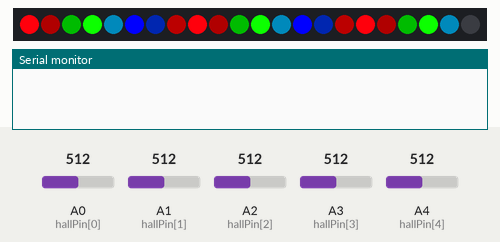
Bench run of a sketch on a simulated Arduino Uno, built with avr-gcc and run on an emulated ATmega328P. Shown: 22 RGB LEDs in strip order, left to right, the last lines printed to the serial monitor. Inputs (shaded band) come from the test bench; at power-on: A3 (hallPin[3]) = 512, A4 (hallPin[4]) = 512, A0 (hallPin[0]) = 512, A1 (hallPin[1]) = 512, A2 (hallPin[2]) = 512.

Above: at 5.2 s.
5.3 s: A3 (hallPin[3]) set to 544
At 10.12 s:
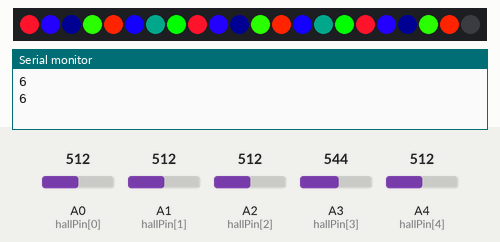
11.8 s: A4 (hallPin[4]) set to 716
At 15.26 s:
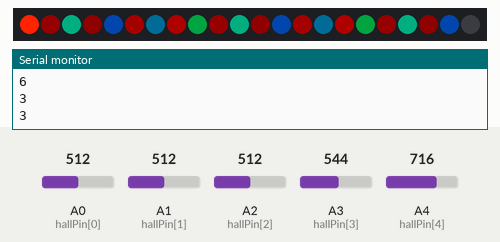
17.1 s: A4 (hallPin[4]) set to 306
At 20.8 s:
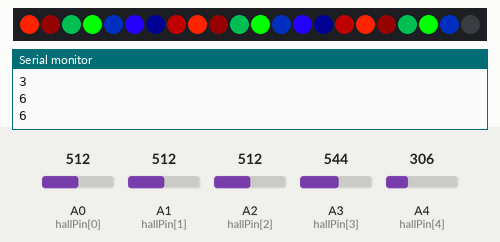
26.9 s: A4 (hallPin[4]) set to 992
At 28.71 s:
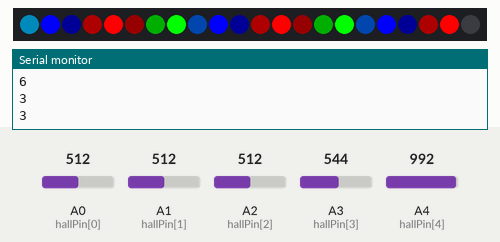

Measured:
- the behaviour switches between 525 and 526 on A3 (hallPin[3]) (found by bisection; images 0 and 1)
- after the input at 5.3 s, the LEDs: first change after 3.8 s (image 1 shows a later state)

The sketch:

ArduinoHallEffect.ino
```cpp
const byte hallPin[] = { A0, A1, A2, A3, A4 };  // AH3503 sensor connected to A0 5volt and ground
const int offset = 512;                         // calibrate zero
const float span = 0.3617;                      // calibrate A/D > mT
float value;
int pin = -1;
#include <FastLED.h>

#define NUM_LEDS 22
#define DATA_PIN 6
#define SEED 42

CRGB leds[NUM_LEDS];

void setup() {
  Serial.begin(9600);
  FastLED.addLeds<NEOPIXEL, DATA_PIN>(leds, NUM_LEDS);
  randomSeed(SEED);
}
int r6[] = { 255, 0, 255, 0, 255, 255, 0, 0, 0, 255, 255, 0, 0, 255, 0, 255 };
int g4[] = { 0, 52, 19, 21, 0, 35, 38, 40, 20, 38, 33, 0, 55, 19, 52, 0 };
int b4[] = { 0, 0, 42, 52, 35, 0, 15, 82, 82, 35, 0, 65, 75, 10, 0, 12 };
int wr[] = { 0, 0, 0, 0, 0, 0, 0, 0, 0, 0, 0, 0, 0, 0, 0, 0 };
void setLed(int L, int R, int G, int B, int W) {
  switch ((L + 1) % 3) {
    case 1:
      switch (L + 1) {
        case 1:
          leds[0].r = R;
          FastLED.show();
          leds[0].g = G;
          FastLED.show();
          leds[0].b = B;
          FastLED.show();
          leds[1].g = W;
          FastLED.show();
          break;
        case 4:
          leds[4].r = R;
          FastLED.show();
          leds[4].g = G;
          FastLED.show();
          leds[4].b = B;
          FastLED.show();
          leds[5].g = W;
          FastLED.show();
          break;
        case 7:
          leds[8].r = R;
          FastLED.show();
          leds[8].g = G;
          FastLED.show();
          leds[8].b = B;
          FastLED.show();
          leds[9].g = W;
          FastLED.show();
          break;
        case 10:
          leds[12].r = R;
          FastLED.show();
          leds[12].g = G;
          FastLED.show();
          leds[12].b = B;
          FastLED.show();
          leds[13].g = W;
          FastLED.show();
          break;
        case 13:
          leds[16].r = R;
          FastLED.show();
          leds[16].g = G;
          FastLED.show();
          leds[16].b = B;
          FastLED.show();
          leds[17].g = W;
          FastLED.show();
          break;
        case 16:
          leds[20].r = R;
          FastLED.show();
          leds[20].g = G;
          FastLED.show();
          leds[20].b = B;
          FastLED.show();
          leds[21].g = W;
          FastLED.show();
          break;
      }
      break;
    case 2:
      switch (L + 1) {
        case 2:
          leds[1].r = G;
          FastLED.show();
          leds[1].b = R;
          FastLED.show();
          leds[2].r = W;
          FastLED.show();
          leds[2].g = B;
          FastLED.show();
          break;
        case 5:
          leds[5].b = R;
          FastLED.show();
          leds[5].r = G;
          FastLED.show();
          leds[6].g = B;
          FastLED.show();
          leds[6].r = W;
          FastLED.show();
          break;
        case 8:
          leds[9].r = G;
          FastLED.show();
          leds[9].b = R;
          FastLED.show();
          leds[10].r = W;
          FastLED.show();
          leds[10].g = B;
          FastLED.show();
          break;
        case 11:
          leds[13].r = G;
          FastLED.show();
          leds[13].b = R;
          FastLED.show();
          leds[14].r = W;
          FastLED.show();
          leds[14].g = B;
          FastLED.show();
          break;
        case 14:
          leds[17].b = R;
          FastLED.show();
          leds[17].r = G;
          FastLED.show();
          leds[18].g = B;
          FastLED.show();
          leds[18].r = W;
          FastLED.show();
          break;
      }
      break;
    case 0:
      switch (L + 1) {
        case 3:
          leds[3].r = B;
          FastLED.show();
          leds[3].g = R;
          FastLED.show();
          leds[3].b = W;
          FastLED.show();
          leds[2].b = G;
          FastLED.show();
          break;
        case 6:
          leds[7].r = B;
          FastLED.show();
          leds[7].g = R;
          FastLED.show();
          leds[7].b = W;
          FastLED.show();
          leds[6].b = G;
          FastLED.show();
          break;
        case 9:
          leds[11].g = R;
          FastLED.show();  // Ninth Red
          leds[10].b = G;
          FastLED.show();  // Ninth Green
          leds[11].r = B;
          FastLED.show();  // Ninth Blue
          leds[11].b = W;
          FastLED.show();  // Ninth White
          break;
        case 12:
          leds[15].r = B;
          FastLED.show();
          leds[15].g = R;
          FastLED.show();
          leds[15].b = W;
          FastLED.show();
          leds[14].b = G;
          FastLED.show();
          break;
        case 15:
          leds[19].r = B;
          FastLED.show();
          leds[19].g = R;
          FastLED.show();
          leds[19].b = W;
          FastLED.show();
          leds[18].b = G;
          FastLED.show();
          break;
      }
      break;
  }
}
void christmas(int r[] = r6, int g[] = g4, int b[] = b4, int w[] = wr, int delayTime = 10) {
  int i = 0;
  magnetCheck();
  if (pin == -1) {
    for (int aa = 0; aa < 2; aa++) {
      delay(delayTime);
      i++;

      i = i % 2;

      for (int xy = 0; xy < 13; xy++) {
        if (i == 0) {
          for (int j = 0; j < 18; j += 2) {
            setLed(j, r[xy], g[xy], b[xy], w[xy]);
            if (j == 8) {
              setLed(j, r[xy + 1], g[xy + 1], b[xy + 1], w[xy + 1]);
            }
            if (j == 12) {
              setLed(j, r[xy + 2], g[xy + 2], b[xy + 2], w[xy + 2]);
            }
            setLed(j + 1, r[xy + 3], g[xy + 3], b[xy + 3], w[xy + 3]);
          }


          for (int j = 1; j < 19; j += 2) {
            setLed(j, r[xy], g[xy], b[xy], w[xy]);
            setLed(j - 1, r[xy + 3], g[xy + 3], b[xy + 3], w[xy + 3]);
          }
        }
      }
    }
  } else {
    for (int aa = 0; aa < 2; aa++) {
      Serial.println(pin);
      delay(delayTime);
      i++;

      i = i % 2;

      for (int xy = 0; xy < 13; xy++) {
        if (i == 0) {
          for (int j = pin; j < 18; j += 2) {
            setLed(j, r[xy], g[xy], b[xy], w[xy]);
            if (j == 8) {
              setLed(j, r[xy + 1], g[xy + 1], b[xy + 1], w[xy + 1]);
            }
            if (j == 12) {
              setLed(j, r[xy + 2], g[xy + 2], b[xy + 2], w[xy + 2]);
            }
            setLed(j + 1, r[xy + 3], g[xy + 3], b[xy + 3], w[xy + 3]);
          }

          for (int j = pin; j >= 0; j -= 2) {
            setLed(j, r[xy], g[xy], b[xy], w[xy]);
            if (j == 8) {
              setLed(j, r[xy + 1], g[xy + 1], b[xy + 1], w[xy + 1]);
            }
            if (j == 12) {
              setLed(j, r[xy + 2], g[xy + 2], b[xy + 2], w[xy + 2]);
            }
            setLed(j + 1, r[xy + 3], g[xy + 3], b[xy + 3], w[xy + 3]);
          }


          for (int j = pin; j < 18; j += 2) {
            setLed(j, r[xy], g[xy], b[xy], w[xy]);
            setLed(j - 1, r[xy + 3], g[xy + 3], b[xy + 3], w[xy + 3]);
          }
          for (int j = pin; j >= 0; j -= 2) {
            setLed(j, r[xy], g[xy], b[xy], w[xy]);
            setLed(j - 1, r[xy + 3], g[xy + 3], b[xy + 3], w[xy + 3]);
          }
        }
      }
    }
  }
}

void magnetCheck() {
  for (int i = 0; i < 5; i++) {
    value = (analogRead(hallPin[i]) - offset) * span;

    if (value > 5) {
      switch(hallPin[i])
      {
        case (18):
          pin = 3;
          break;
        case (17):
          pin = 6;
          break;
        case (16):
          pin = 8;
          break;
        case (15):
          pin = 11;
          break;
        case (14):
          pin = 15;
          break;
      }


      /*Serial.println("Magnet at pin hallPin"); // 18 17 16 15 14
    Serial.println(hallPin[i]);
    Serial.println(value);*/
    }
  }
}

void loop() {


  christmas();
  /*
  Serial.print("Value: ");
  Serial.print(value, 1);
  Serial.println(" mT");
  */
}


// ff0000
// ff8800
// ffff00
// 88ff00
// 00ff00
// 00ff44
// 00ff88
// 00ffbb
// 00ffff
//0088ff
// 0000ff
// 8800ff
// ff00ff
// ff00bb
// ff0088
// ff0044
```
